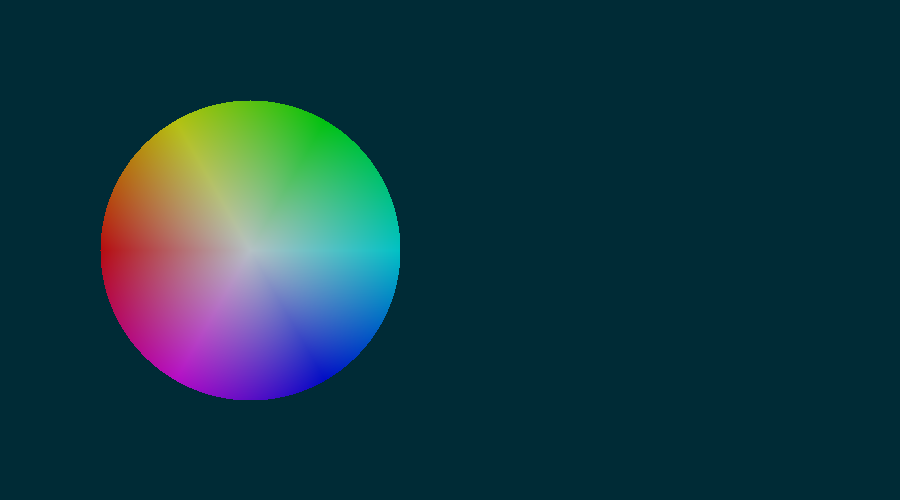
Frame 1 (no input)
Frame 60 (the mouse pressed at the canvas centre just before this capture): identical to frame 1, image omitted
Frame 120 (the mouse held since frame 60 and released just before this capture): identical to frame 1, image omitted

The Processing sketch that drew this single still picture (run headless with seeded random() and noise(); from frame 60 on, the mouse is pressed at the canvas centre):

// Processing sketch: Color_Picker
// ── Color_Picker.pde

float R, V; 
float valHue, valSatu, valBri;

void setup() {
  background(0,43,54);
  size(900, 500);
  
  R=150;
  V = 150;
  noStroke();
  colorMode(HSB, 1);
  
  translate(250, 250);

  float s, h; 
  for ( float x = -R; x < R; ++x) {
    for ( float y = -R; y < R; ++y) {
      s = sqrt(x * x + y * y) / R;
      if ( s <= 1 ) {
        h = (atan2(y, x) + PI) / TWO_PI;
        stroke(h, s, 1);
        point(x, y);
      }
    }
  }
}

void draw() {
  
  color mouseColor = get(mouseX, mouseY);
  fill(mouseColor);
  noStroke();
  ellipse(150, 70, 50, 50);
  
  //textSize(20);
  //fill(131, 148, 150);
  //text(valHue, 400,100);
};

void mouseClicked() {

  color mouseColor = get(mouseX, mouseY);
  noStroke();

  valHue = hue(mouseColor);
  valSatu = saturation(mouseColor);
  valBri = brightness(mouseColor);
  println(valHue + " " + valSatu+" "+ valBri+" ");

  fill(mouseColor);
  ellipse(640,250,250,250);
  
  for (float k = -V; k < V; ++k) {
    stroke(valHue, valSatu, map(k, -V, V, 0, 1));
    for(float j = 0; j < 20; ++j){
      point(k + 650, 410 + j);
    }
    
  }
}
